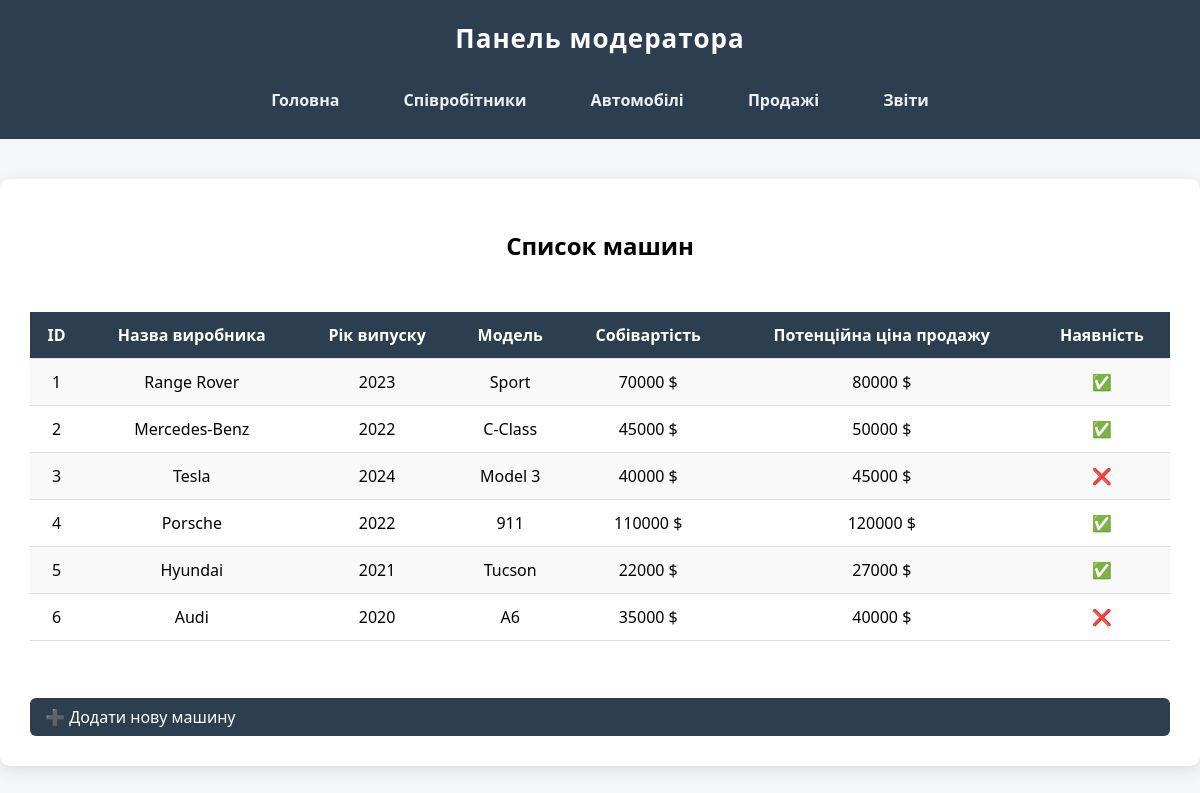
Page /moderator/cars/ on the committed database.
### main/models.py (models this page shows, shortened)
class Car(models.Model):
    producer_name = models.CharField(max_length=100)
    year_production = models.IntegerField()
    model = models.CharField(max_length=100)
    cost = models.IntegerField()
    potential_selling_price = models.IntegerField()
    is_available = models.BooleanField(default=True)

### moderator/views.py (the view)
# urls.py: path('cars/', views.show_cars_list, name='cars_list'),
def show_cars_list(request):
    all_cars = Car.objects.all()
    return render(request, 'moderator/cars/cars_list.html', {'all_cars': all_cars})

### moderator/templates/moderator/cars/cars_list.html (shortened to what this page needs)
{% extends 'layout_m.html' %}
{% block content %}
    <h2 style="text-align: center; margin-bottom: 30px;">Список машин</h2>
    <form method="get">
        <table>
            <tr>
                <th>ID</th>
                <th>Назва виробника</th>
                <th>Рік випуску</th>
                <th>Модель</th>
                <th>Собівартість</th>
                <th>Потенційна ціна продажу</th>
                <th>Наявність</th>
            </tr>
            {% for car in all_cars %}
            <tr>
                <td>{{ car.id }}</td>
                <td>{{ car.producer_name }}</td>
                <td>{{ car.year_production }}</td>
                <td>{{ car.model }}</td>
                <td>{{ car.cost }} $</td>
                <td>{{ car.potential_selling_price }} $</td>
                <td>{% if car.is_available %}✅{% else %}❌{% endif %}</td>
            </tr>
            {% endfor %}
        </table>
      <br>
      <a href="{% url 'create_car' %}">➕ Додати нову машину</a>
    </form>
{% endblock %}

### moderator/static/moderator/css/style_m.css (style rules this page uses)
body { font-family: system-ui, -apple-system, BlinkMacSystemFont, 'Segoe UI', Roboto, Oxygen, Ubuntu, Cantarell, 'Open Sans', 'Helvetica Neue', sans-serif; background: #f4f6f8; margin: 0; padding: 0; }
table { width: 100%; margin: 0 auto; border-collapse: collapse; margin-top: 20px; }
th, td { padding: 12px; text-align: center; border-bottom: 1px solid #ddd; }
th { background: #2c3e50; color: white; }
tr:nth-child(even) { background: #f9f9f9; }
a, button { display: inline-block; background: #2c3e50; color: white; padding: 8px 15px; border-radius: 6px; text-decoration: none; margin-top: 15px; transition: 0.3s; }
form { display: flex; flex-direction: column; gap: 10px; }

### rows in the picture
Car: id "1", producer_name "Range Rover", year_production "2023", model "Sport", cost "70000", potential_selling_price "80000"
Car: id "2", producer_name "Mercedes-Benz", year_production "2022", model "C-Class", cost "45000", potential_selling_price "50000"
Car: id "3", producer_name "Tesla", year_production "2024", model "Model 3", cost "40000", potential_selling_price "45000"
Car: id "4", producer_name "Porsche", year_production "2022", model "911", cost "110000", potential_selling_price "120000"
Car: id "5", producer_name "Hyundai", year_production "2021", model "Tucson", cost "22000", potential_selling_price "27000"
Car: id "6", producer_name "Audi", year_production "2020", model "A6", cost "35000", potential_selling_price "40000"
